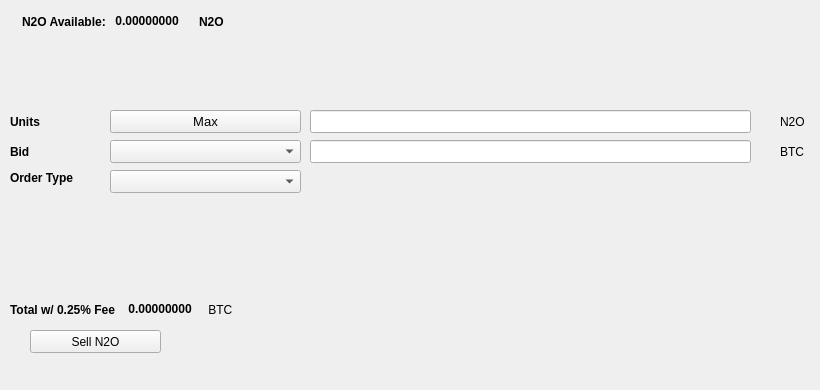
   <widget class="QWidget" name="SellTab">
    <attribute name="title">
     <string>Sell</string>
    </attribute>
    <widget class="QLabel" name="label_16">
     <property name="geometry">
      <rect>
       <x>780</x>
       <y>140</y>
       <width>31</width>
       <height>23</height>
      </rect>
     </property>
     <property name="text">
      <string>BTC</string>
     </property>
    </widget>
    <widget class="QComboBox" name="SellBidcomboBox">
     <property name="geometry">
      <rect>
       <x>110</x>
       <y>140</y>
       <width>191</width>
       <height>23</height>
      </rect>
     </property>
     <property name="font">
      <font>
       <pointsize>10</pointsize>
      </font>
     </property>
    </widget>
    <widget class="QLabel" name="label_18">
     <property name="geometry">
      <rect>
       <x>10</x>
       <y>110</y>
       <width>46</width>
       <height>23</height>
      </rect>
     </property>
     <property name="font">
      <font>
       <weight>75</weight>
       <bold>true</bold>
      </font>
     </property>
     <property name="text">
      <string>Units</string>
     </property>
    </widget>
    <widget class="QPushButton" name="Sell_Max_Amount">
     <property name="geometry">
      <rect>
       <x>110</x>
       <y>110</y>
       <width>191</width>
       <height>23</height>
      </rect>
     </property>
     <property name="font">
      <font>
       <pointsize>10</pointsize>
      </font>
     </property>
     <property name="text">
      <string>Max</string>
     </property>
    </widget>
    <widget class="QLabel" name="label_20">
     <property name="geometry">
      <rect>
       <x>10</x>
       <y>170</y>
       <width>91</width>
       <height>16</height>
      </rect>
     </property>
     <property name="font">
      <font>
       <weight>75</weight>
       <bold>true</bold>
      </font>
     </property>
     <property name="text">
      <string>Order Type</string>
     </property>
    </widget>
    <widget class="QComboBox" name="SellOrdertypeCombo">
     <property name="geometry">
      <rect>
       <x>110</x>
       <y>170</y>
       <width>191</width>
       <height>23</height>
      </rect>
     </property>
     <property name="font">
      <font>
       <pointsize>10</pointsize>
      </font>
     </property>
    </widget>
    <widget class="QLabel" name="label_21">
     <property name="geometry">
      <rect>
       <x>10</x>
       <y>140</y>
       <width>46</width>
       <height>23</height>
      </rect>
     </property>
     <property name="font">
      <font>
       <weight>75</weight>
       <bold>true</bold>
      </font>
     </property>
     <property name="text">
      <string>Bid</string>
     </property>
    </widget>
    <widget class="QLabel" name="label_22">
     <property name="geometry">
      <rect>
       <x>780</x>
       <y>110</y>
       <width>31</width>
       <height>23</height>
      </rect>
     </property>
     <property name="text">
      <string>N2O</string>
     </property>
    </widget>
    <widget class="QLineEdit" name="UnitsInputN2O">
     <property name="geometry">
      <rect>
       <x>310</x>
       <y>110</y>
       <width>441</width>
       <height>23</height>
      </rect>
     </property>
     <property name="font">
      <font>
       <pointsize>9</pointsize>
       <weight>75</weight>
       <bold>true</bold>
      </font>
     </property>
    </widget>
    <widget class="QLineEdit" name="SellBidPriceEdit">
     <property name="geometry">
      <rect>
       <x>310</x>
       <y>140</y>
       <width>441</width>
       <height>23</height>
      </rect>
     </property>
     <property name="font">
      <font>
       <pointsize>9</pointsize>
       <weight>75</weight>
       <bold>true</bold>
      </font>
     </property>
    </widget>
    <widget class="QPushButton" name="SellN2OBTN">
     <property name="geometry">
      <rect>
       <x>30</x>
       <y>330</y>
       <width>131</width>
       <height>23</height>
      </rect>
     </property>
     <property name="text">
      <string>Sell N2O</string>
     </property>
     <property name="icon">
      <iconset resource="../nitrous">
       <normaloff>:/icons/bitcoin</normaloff>:/icons/bitcoin</iconset>
     </property>
    </widget>
    <widget class="QWidget" name="layoutWidget3">
     <property name="geometry">
      <rect>
       <x>22</x>
       <y>12</y>
       <width>258</width>
       <height>19</height>
      </rect>
     </property>
     <layout class="QHBoxLayout" name="horizontalLayout">
      <item>
       <widget class="QLabel" name="label232_2">
        <property name="font">
         <font>
          <weight>75</weight>
          <bold>true</bold>
         </font>
        </property>
        <property name="text">
         <string>N2O Available:</string>
        </property>
       </widget>
      </item>
      <item>
       <widget class="QLabel" name="N2OAvailableLabel">
        <property name="palette">
         <palette>
          <active>
           <colorrole role="WindowText">
            <brush brushstyle="SolidPattern">
             <color alpha="255">
              <red>0</red>
              <green>0</green>
              <blue>0</blue>
             </color>
            </brush>
           </colorrole>
           <colorrole role="Button">
            <brush brushstyle="SolidPattern">
             <color alpha="255">
              <red>0</red>
              <green>170</green>
              <blue>0</blue>
             </color>
            </brush>
           </colorrole>
           <colorrole role="Light">
            <brush brushstyle="SolidPattern">
             <color alpha="255">
              <red>0</red>
              <green>255</green>
              <blue>0</blue>
             </color>
            </brush>
           </colorrole>
           <colorrole role="Midlight">
            <brush brushstyle="SolidPattern">
             <color alpha="255">
              <red>0</red>
              <green>212</green>
              <blue>0</blue>
             </color>
            </brush>
           </colorrole>
           <colorrole role="Dark">
            <brush brushstyle="SolidPattern">
             <color alpha="255">
              <red>0</red>
              <green>85</green>
              <blue>0</blue>
             </color>
            </brush>
           </colorrole>
           <colorrole role="Mid">
            <brush brushstyle="SolidPattern">
             <color alpha="255">
              <red>0</red>
              <green>113</green>
              <blue>0</blue>
             </color>
            </brush>
           </colorrole>
           <colorrole role="Text">
            <brush brushstyle="SolidPattern">
             <color alpha="255">
              <red>0</red>
              <green>170</green>
              <blue>0</blue>
             </color>
            </brush>
           </colorrole>
           <colorrole role="BrightText">
            <brush brushstyle="SolidPattern">
             <color alpha="255">
              <red>255</red>
              <green>255</green>
              <blue>255</blue>
             </color>
            </brush>
           </colorrole>
           <colorrole role="ButtonText">
            <brush brushstyle="SolidPattern">
             <color alpha="255">
              <red>0</red>
              <green>0</green>
              <blue>0</blue>
             </color>
            </brush>
           </colorrole>
           <colorrole role="Base">
            <brush brushstyle="SolidPattern">
             <color alpha="255">
              <red>255</red>
              <green>255</green>
              <blue>255</blue>
             </color>
            </brush>
           </colorrole>
           <colorrole role="Window">
            <brush brushstyle="SolidPattern">
             <color alpha="255">
              <red>0</red>
              <green>170</green>
              <blue>0</blue>
             </color>
            </brush>
           </colorrole>
           <colorrole role="Shadow">
            <brush brushstyle="SolidPattern">
             <color alpha="255">
              <red>0</red>
              <green>0</green>
              <blue>0</blue>
             </color>
            </brush>
           </colorrole>
           <colorrole role="AlternateBase">
            <brush brushstyle="SolidPattern">
             <color alpha="255">
              <red>127</red>
              <green>212</green>
              <blue>127</blue>
             </color>
            </brush>
           </colorrole>
           <colorrole role="ToolTipBase">
            <brush brushstyle="SolidPattern">
             <color alpha="255">
              <red>255</red>
              <green>255</green>
              <blue>220</blue>
             </color>
            </brush>
           </colorrole>
           <colorrole role="ToolTipText">
            <brush brushstyle="SolidPattern">
             <color alpha="255">
              <red>0</red>
              <green>0</green>
              <blue>0</blue>
             </color>
            </brush>
           </colorrole>
          </active>
          <inactive>
           <colorrole role="WindowText">
            <brush brushstyle="SolidPattern">
             <color alpha="255">
              <red>0</red>
              <green>0</green>
              <blue>0</blue>
             </color>
            </brush>
           </colorrole>
           <colorrole role="Button">
            <brush brushstyle="SolidPattern">
             <color alpha="255">
              <red>0</red>
              <green>170</green>
              <blue>0</blue>
             </color>
            </brush>
           </colorrole>
           <colorrole role="Light">
            <brush brushstyle="SolidPattern">
             <color alpha="255">
              <red>0</red>
              <green>255</green>
              <blue>0</blue>
             </color>
            </brush>
           </colorrole>
           <colorrole role="Midlight">
            <brush brushstyle="SolidPattern">
             <color alpha="255">
              <red>0</red>
              <green>212</green>
              <blue>0</blue>
             </color>
            </brush>
           </colorrole>
           <colorrole role="Dark">
            <brush brushstyle="SolidPattern">
             <color alpha="255">
              <red>0</red>
              <green>85</green>
              <blue>0</blue>
             </color>
            </brush>
           </colorrole>
           <colorrole role="Mid">
            <brush brushstyle="SolidPattern">
             <color alpha="255">
              <red>0</red>
              <green>113</green>
              <blue>0</blue>
             </color>
            </brush>
           </colorrole>
           <colorrole role="Text">
            <brush brushstyle="SolidPattern">
             <color alpha="255">
              <red>0</red>
              <green>170</green>
              <blue>0</blue>
             </color>
            </brush>
           </colorrole>
           <colorrole role="BrightText">
            <brush brushstyle="SolidPattern">
             <color alpha="255">
              <red>255</red>
              <green>255</green>
              <blue>255</blue>
             </color>
            </brush>
           </colorrole>
           <colorrole role="ButtonText">
            <brush brushstyle="SolidPattern">
             <color alpha="255">
              <red>0</red>
              <green>0</green>
              <blue>0</blue>
             </color>
            </brush>
           </colorrole>
           <colorrole role="Base">
            <brush brushstyle="SolidPattern">
             <color alpha="255">
              <red>255</red>
              <green>255</green>
              <blue>255</blue>
             </color>
            </brush>
           </colorrole>
           <colorrole role="Window">
            <brush brushstyle="SolidPattern">
             <color alpha="255">
              <red>0</red>
              <green>170</green>
              <blue>0</blue>
             </color>
            </brush>
           </colorrole>
           <colorrole role="Shadow">
            <brush brushstyle="SolidPattern">
             <color alpha="255">
              <red>0</red>
              <green>0</green>
              <blue>0</blue>
             </color>
            </brush>
           </colorrole>
           <colorrole role="AlternateBase">
            <brush brushstyle="SolidPattern">
             <color alpha="255">
              <red>127</red>
              <green>212</green>
              <blue>127</blue>
             </color>
            </brush>
           </colorrole>
           <colorrole role="ToolTipBase">
            <brush brushstyle="SolidPattern">
             <color alpha="255">
              <red>255</red>
              <green>255</green>
              <blue>220</blue>
             </color>
            </brush>
           </colorrole>
           <colorrole role="ToolTipText">
            <brush brushstyle="SolidPattern">
             <color alpha="255">
              <red>0</red>
              <green>0</green>
              <blue>0</blue>
             </color>
            </brush>
           </colorrole>
          </inactive>
          <disabled>
           <colorrole role="WindowText">
            <brush brushstyle="SolidPattern">
             <color alpha="255">
              <red>0</red>
              <green>85</green>
              <blue>0</blue>
             </color>
            </brush>
           </colorrole>
           <colorrole role="Button">
            <brush brushstyle="SolidPattern">
             <color alpha="255">
              <red>0</red>
              <green>170</green>
              <blue>0</blue>
             </color>
            </brush>
           </colorrole>
           <colorrole role="Light">
            <brush brushstyle="SolidPattern">
             <color alpha="255">
              <red>0</red>
              <green>255</green>
              <blue>0</blue>
             </color>
            </brush>
           </colorrole>
           <colorrole role="Midlight">
            <brush brushstyle="SolidPattern">
             <color alpha="255">
              <red>0</red>
              <green>212</green>
              <blue>0</blue>
             </color>
            </brush>
           </colorrole>
           <colorrole role="Dark">
            <brush brushstyle="SolidPattern">
             <color alpha="255">
              <red>0</red>
              <green>85</green>
              <blue>0</blue>
             </color>
            </brush>
           </colorrole>
           <colorrole role="Mid">
            <brush brushstyle="SolidPattern">
             <color alpha="255">
              <red>0</red>
              <green>113</green>
              <blue>0</blue>
             </color>
            </brush>
           </colorrole>
           <colorrole role="Text">
            <brush brushstyle="SolidPattern">
             <color alpha="255">
              <red>0</red>
              <green>85</green>
              <blue>0</blue>
             </color>
            </brush>
           </colorrole>
           <colorrole role="BrightText">
            <brush brushstyle="SolidPattern">
             <color alpha="255">
              <red>255</red>
              <green>255</green>
              <blue>255</blue>
             </color>
            </brush>
           </colorrole>
           <colorrole role="ButtonText">
            <brush brushstyle="SolidPattern">
             <color alpha="255">
              <red>0</red>
              <green>85</green>
              <blue>0</blue>
             </color>
            </brush>
           </colorrole>
           <colorrole role="Base">
            <brush brushstyle="SolidPattern">
             <color alpha="255">
              <red>0</red>
              <green>170</green>
              <blue>0</blue>
             </color>
            </brush>
           </colorrole>
           <colorrole role="Window">
            <brush brushstyle="SolidPattern">
             <color alpha="255">
              <red>0</red>
              <green>170</green>
              <blue>0</blue>
             </color>
            </brush>
           </colorrole>
           <colorrole role="Shadow">
            <brush brushstyle="SolidPattern">
             <color alpha="255">
              <red>0</red>
              <green>0</green>
              <blue>0</blue>
             </color>
            </brush>
           </colorrole>
           <colorrole role="AlternateBase">
            <brush brushstyle="SolidPattern">
             <color alpha="255">
              <red>0</red>
              <green>170</green>
              <blue>0</blue>
             </color>
            </brush>
           </colorrole>
           <colorrole role="ToolTipBase">
            <brush brushstyle="SolidPattern">
             <color alpha="255">
              <red>255</red>
              <green>255</green>
              <blue>220</blue>
             </color>
            </brush>
           </colorrole>
           <colorrole role="ToolTipText">
            <brush brushstyle="SolidPattern">
             <color alpha="255">
              <red>0</red>
              <green>0</green>
              <blue>0</blue>
             </color>
            </brush>
           </colorrole>
          </disabled>
         </palette>
        </property>
        <property name="font">
         <font>
          <weight>75</weight>
          <bold>true</bold>
         </font>
        </property>
        <property name="text">
         <string> 0.00000000 </string>
        </property>
        <property name="textInteractionFlags">
         <set>Qt::LinksAccessibleByMouse|Qt::TextSelectableByKeyboard|Qt::TextSelectableByMouse</set>
        </property>
       </widget>
      </item>
      <item>
       <widget class="QLabel" name="labelN2O">
        <property name="font">
         <font>
          <weight>75</weight>
          <bold>true</bold>
         </font>
        </property>
        <property name="text">
         <string>N2O</string>
        </property>
       </widget>
      </item>
     </layout>
    </widget>
    <widget class="QWidget" name="layoutWidget">
     <property name="geometry">
      <rect>
       <x>10</x>
       <y>300</y>
       <width>268</width>
       <height>19</height>
      </rect>
     </property>
     <layout class="QHBoxLayout" name="horizontalLayout_2">
      <item>
       <widget class="QLabel" name="label_19">
        <property name="font">
         <font>
          <weight>75</weight>
          <bold>true</bold>
         </font>
        </property>
        <property name="text">
         <string>Total w/ 0.25% Fee </string>
        </property>
       </widget>
      </item>
      <item>
       <widget class="QLabel" name="SellCostLabel">
        <property name="palette">
         <palette>
          <active>
           <colorrole role="WindowText">
            <brush brushstyle="SolidPattern">
             <color alpha="255">
              <red>0</red>
              <green>0</green>
              <blue>0</blue>
             </color>
            </brush>
           </colorrole>
           <colorrole role="Button">
            <brush brushstyle="SolidPattern">
             <color alpha="255">
              <red>0</red>
              <green>170</green>
              <blue>0</blue>
             </color>
            </brush>
           </colorrole>
           <colorrole role="Light">
            <brush brushstyle="SolidPattern">
             <color alpha="255">
              <red>0</red>
              <green>255</green>
              <blue>0</blue>
             </color>
            </brush>
           </colorrole>
           <colorrole role="Midlight">
            <brush brushstyle="SolidPattern">
             <color alpha="255">
              <red>0</red>
              <green>212</green>
              <blue>0</blue>
             </color>
            </brush>
           </colorrole>
           <colorrole role="Dark">
            <brush brushstyle="SolidPattern">
             <color alpha="255">
              <red>0</red>
              <green>85</green>
              <blue>0</blue>
             </color>
            </brush>
           </colorrole>
           <colorrole role="Mid">
            <brush brushstyle="SolidPattern">
             <color alpha="255">
              <red>0</red>
              <green>113</green>
              <blue>0</blue>
             </color>
            </brush>
           </colorrole>
           <colorrole role="Text">
            <brush brushstyle="SolidPattern">
             <color alpha="255">
              <red>0</red>
              <green>170</green>
              <blue>0</blue>
             </color>
            </brush>
           </colorrole>
           <colorrole role="BrightText">
            <brush brushstyle="SolidPattern">
             <color alpha="255">
              <red>255</red>
              <green>255</green>
              <blue>255</blue>
             </color>
            </brush>
           </colorrole>
           <colorrole role="ButtonText">
            <brush brushstyle="SolidPattern">
             <color alpha="255">
              <red>0</red>
              <green>0</green>
              <blue>0</blue>
             </color>
            </brush>
           </colorrole>
           <colorrole role="Base">
            <brush brushstyle="SolidPattern">
             <color alpha="255">
              <red>255</red>
              <green>255</green>
              <blue>255</blue>
             </color>
            </brush>
           </colorrole>
           <colorrole role="Window">
            <brush brushstyle="SolidPattern">
             <color alpha="255">
              <red>0</red>
              <green>170</green>
              <blue>0</blue>
             </color>
            </brush>
           </colorrole>
           <colorrole role="Shadow">
            <brush brushstyle="SolidPattern">
             <color alpha="255">
              <red>0</red>
              <green>0</green>
              <blue>0</blue>
             </color>
            </brush>
           </colorrole>
           <colorrole role="AlternateBase">
            <brush brushstyle="SolidPattern">
             <color alpha="255">
              <red>127</red>
              <green>212</green>
              <blue>127</blue>
             </color>
            </brush>
           </colorrole>
           <colorrole role="ToolTipBase">
            <brush brushstyle="SolidPattern">
             <color alpha="255">
              <red>255</red>
              <green>255</green>
              <blue>220</blue>
             </color>
            </brush>
           </colorrole>
           <colorrole role="ToolTipText">
            <brush brushstyle="SolidPattern">
             <color alpha="255">
              <red>0</red>
              <green>0</green>
              <blue>0</blue>
             </color>
            </brush>
           </colorrole>
          </active>
          <inactive>
           <colorrole role="WindowText">
            <brush brushstyle="SolidPattern">
             <color alpha="255">
              <red>0</red>
              <green>0</green>
              <blue>0</blue>
             </color>
            </brush>
           </colorrole>
           <colorrole role="Button">
            <brush brushstyle="SolidPattern">
             <color alpha="255">
              <red>0</red>
              <green>170</green>
              <blue>0</blue>
             </color>
            </brush>
           </colorrole>
           <colorrole role="Light">
            <brush brushstyle="SolidPattern">
             <color alpha="255">
              <red>0</red>
              <green>255</green>
              <blue>0</blue>
             </color>
            </brush>
           </colorrole>
           <colorrole role="Midlight">
            <brush brushstyle="SolidPattern">
             <color alpha="255">
              <red>0</red>
              <green>212</green>
              <blue>0</blue>
             </color>
            </brush>
           </colorrole>
           <colorrole role="Dark">
            <brush brushstyle="SolidPattern">
             <color alpha="255">
              <red>0</red>
              <green>85</green>
              <blue>0</blue>
             </color>
            </brush>
           </colorrole>
           <colorrole role="Mid">
            <brush brushstyle="SolidPattern">
             <color alpha="255">
              <red>0</red>
              <green>113</green>
              <blue>0</blue>
             </color>
            </brush>
           </colorrole>
           <colorrole role="Text">
            <brush brushstyle="SolidPattern">
             <color alpha="255">
              <red>0</red>
              <green>170</green>
              <blue>0</blue>
             </color>
            </brush>
           </colorrole>
           <colorrole role="BrightText">
            <brush brushstyle="SolidPattern">
             <color alpha="255">
              <red>255</red>
              <green>255</green>
              <blue>255</blue>
             </color>
            </brush>
           </colorrole>
           <colorrole role="ButtonText">
            <brush brushstyle="SolidPattern">
             <color alpha="255">
              <red>0</red>
              <green>0</green>
              <blue>0</blue>
             </color>
            </brush>
           </colorrole>
           <colorrole role="Base">
            <brush brushstyle="SolidPattern">
             <color alpha="255">
              <red>255</red>
              <green>255</green>
              <blue>255</blue>
             </color>
            </brush>
           </colorrole>
           <colorrole role="Window">
            <brush brushstyle="SolidPattern">
             <color alpha="255">
              <red>0</red>
              <green>170</green>
              <blue>0</blue>
             </color>
            </brush>
           </colorrole>
           <colorrole role="Shadow">
            <brush brushstyle="SolidPattern">
             <color alpha="255">
              <red>0</red>
              <green>0</green>
              <blue>0</blue>
             </color>
            </brush>
           </colorrole>
           <colorrole role="AlternateBase">
            <brush brushstyle="SolidPattern">
             <color alpha="255">
              <red>127</red>
              <green>212</green>
              <blue>127</blue>
             </color>
            </brush>
           </colorrole>
           <colorrole role="ToolTipBase">
            <brush brushstyle="SolidPattern">
             <color alpha="255">
              <red>255</red>
              <green>255</green>
              <blue>220</blue>
             </color>
            </brush>
           </colorrole>
           <colorrole role="ToolTipText">
            <brush brushstyle="SolidPattern">
             <color alpha="255">
              <red>0</red>
              <green>0</green>
              <blue>0</blue>
             </color>
            </brush>
           </colorrole>
          </inactive>
          <disabled>
           <colorrole role="WindowText">
            <brush brushstyle="SolidPattern">
             <color alpha="255">
              <red>0</red>
              <green>85</green>
              <blue>0</blue>
             </color>
            </brush>
           </colorrole>
           <colorrole role="Button">
            <brush brushstyle="SolidPattern">
             <color alpha="255">
              <red>0</red>
              <green>170</green>
              <blue>0</blue>
             </color>
            </brush>
           </colorrole>
           <colorrole role="Light">
            <brush brushstyle="SolidPattern">
             <color alpha="255">
              <red>0</red>
              <green>255</green>
              <blue>0</blue>
             </color>
            </brush>
           </colorrole>
           <colorrole role="Midlight">
            <brush brushstyle="SolidPattern">
             <color alpha="255">
              <red>0</red>
              <green>212</green>
              <blue>0</blue>
             </color>
            </brush>
           </colorrole>
           <colorrole role="Dark">
            <brush brushstyle="SolidPattern">
             <color alpha="255">
              <red>0</red>
              <green>85</green>
              <blue>0</blue>
             </color>
            </brush>
           </colorrole>
           <colorrole role="Mid">
            <brush brushstyle="SolidPattern">
             <color alpha="255">
              <red>0</red>
              <green>113</green>
              <blue>0</blue>
             </color>
            </brush>
           </colorrole>
           <colorrole role="Text">
            <brush brushstyle="SolidPattern">
             <color alpha="255">
              <red>0</red>
              <green>85</green>
              <blue>0</blue>
             </color>
            </brush>
           </colorrole>
           <colorrole role="BrightText">
            <brush brushstyle="SolidPattern">
             <color alpha="255">
              <red>255</red>
              <green>255</green>
              <blue>255</blue>
             </color>
            </brush>
           </colorrole>
           <colorrole role="ButtonText">
            <brush brushstyle="SolidPattern">
             <color alpha="255">
              <red>0</red>
              <green>85</green>
              <blue>0</blue>
             </color>
            </brush>
           </colorrole>
           <colorrole role="Base">
            <brush brushstyle="SolidPattern">
             <color alpha="255">
              <red>0</red>
              <green>170</green>
              <blue>0</blue>
             </color>
            </brush>
           </colorrole>
           <colorrole role="Window">
            <brush brushstyle="SolidPattern">
             <color alpha="255">
              <red>0</red>
              <green>170</green>
              <blue>0</blue>
             </color>
            </brush>
           </colorrole>
           <colorrole role="Shadow">
            <brush brushstyle="SolidPattern">
             <color alpha="255">
              <red>0</red>
              <green>0</green>
              <blue>0</blue>
             </color>
            </brush>
           </colorrole>
           <colorrole role="AlternateBase">
            <brush brushstyle="SolidPattern">
             <color alpha="255">
              <red>0</red>
              <green>170</green>
              <blue>0</blue>
             </color>
            </brush>
           </colorrole>
           <colorrole role="ToolTipBase">
            <brush brushstyle="SolidPattern">
             <color alpha="255">
              <red>255</red>
              <green>255</green>
              <blue>220</blue>
             </color>
            </brush>
           </colorrole>
           <colorrole role="ToolTipText">
            <brush brushstyle="SolidPattern">
             <color alpha="255">
              <red>0</red>
              <green>0</green>
              <blue>0</blue>
             </color>
            </brush>
           </colorrole>
          </disabled>
         </palette>
        </property>
        <property name="font">
         <font>
          <weight>75</weight>
          <bold>true</bold>
         </font>
        </property>
        <property name="autoFillBackground">
         <bool>false</bool>
        </property>
        <property name="text">
         <string> 0.00000000</string>
        </property>
        <property name="textInteractionFlags">
         <set>Qt::LinksAccessibleByMouse|Qt::TextSelectableByMouse</set>
        </property>
       </widget>
      </item>
      <item>
       <widget class="QLabel" name="label_17">
        <property name="font">
         <font>
          <weight>50</weight>
          <bold>false</bold>
         </font>
        </property>
        <property name="text">
         <string> BTC</string>
        </property>
       </widget>
      </item>
     </layout>
    </widget>
    <widget class="QLabel" name="label_23">
     <property name="geometry">
      <rect>
       <x>460</x>
       <y>300</y>
       <width>281</width>
       <height>81</height>
      </rect>
     </property>
     <property name="text">
      <string/>
     </property>
     <property name="pixmap">
      <pixmap>:/images/bittrex</pixmap>
     </property>
    </widget>
   </widget>
